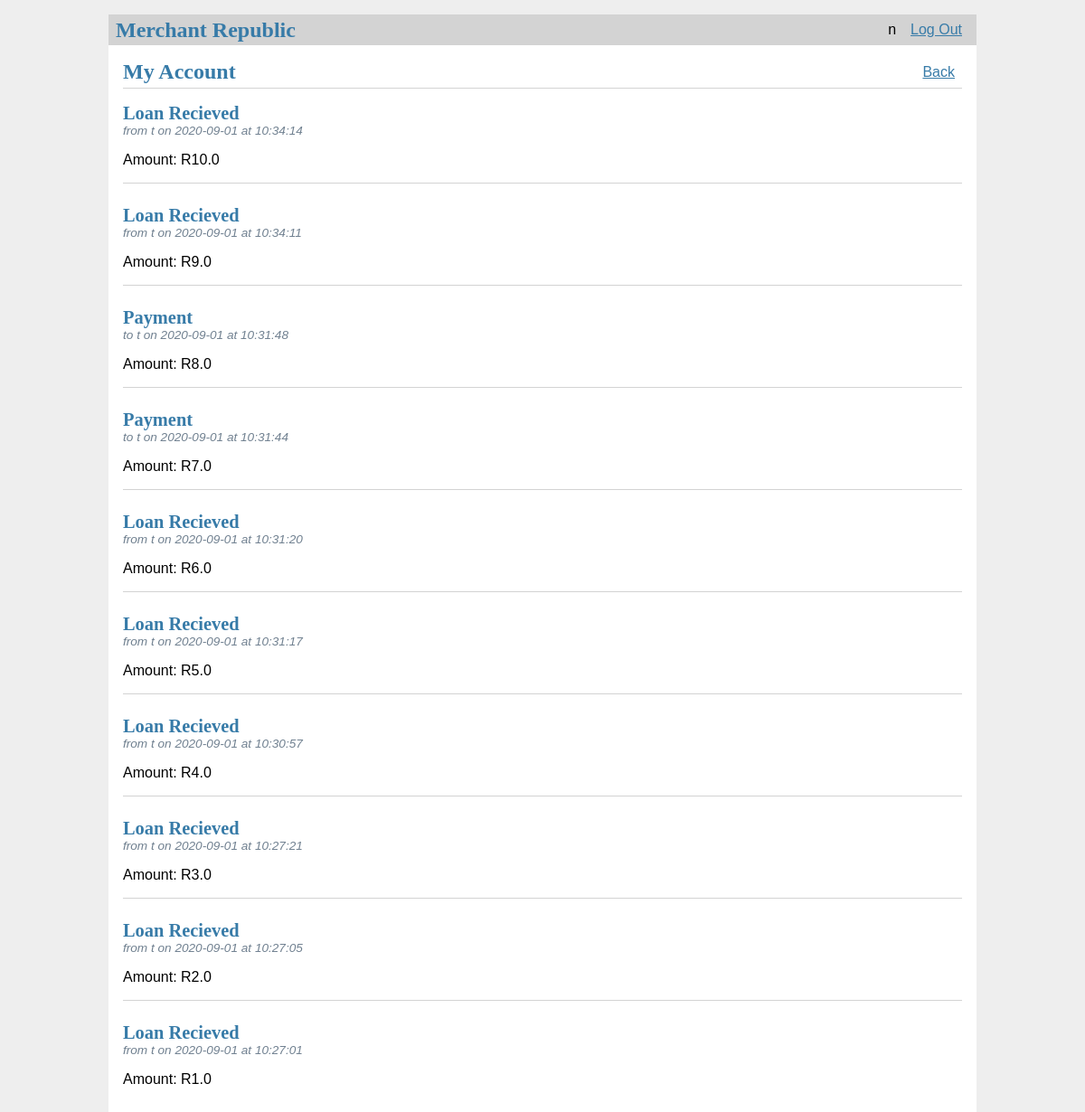
Screenshot of /info/mypages (signed in) with the database file from the repository.
### tables this page shows
CREATE TABLE user (
  id INTEGER PRIMARY KEY AUTOINCREMENT,
  username TEXT UNIQUE NOT NULL,
  password TEXT NOT NULL
);

CREATE TABLE single_transaction (
  id INTEGER PRIMARY KEY AUTOINCREMENT,
  loan_giver_id INTEGER NOT NULL,
  loan_reciever_username TEXT NOT NULL,
  request_post_id INTEGER NOT NULL,
  payment_time TIMESTAMP NOT NULL DEFAULT CURRENT_TIMESTAMP,
  loan_amount FLOAT NOT NULL,
  money_type TEXT NOT NULL,
  hashed_transac TEXT NOT NULL,
  FOREIGN KEY (loan_giver_id) REFERENCES user (id)
);

### flaskr/info.py (the view)
@bp.route('/mypages')
@login_required
def mypages():
    db = get_db()
    loans = db.execute(
        'SELECT s.id, loan_giver_id, loan_reciever_username, request_post_id, payment_time, username, loan_amount, money_type'
        ' FROM single_transaction s JOIN user u ON s.loan_giver_id = u.id'
        ' ORDER BY payment_time DESC'
    ).fetchall()
    loans_list = []
    for i in loans:
        if i['username'] == g.user['username']:
            loans_list.append(i)
        if i['loan_reciever_username'] == g.user['username']:
            loans_list.append(i)
    return render_template('blog/mypages.html', loans=loans_list)

### flaskr/auth.py (called while the page is built)
@bp.before_app_request
def load_logged_in_user():
    user_id = session.get('user_id')
    if user_id is None:
        g.user = None
    else:
        g.user = get_db().execute('SELECT * FROM user WHERE id = ?', (user_id,)).fetchone()

def login_required(view):
    @functools.wraps(view)
    def wrapped_view(**kwargs):
        if g.user is None:
            return redirect(url_for('auth.login'))
        return view(**kwargs)
    return wrapped_view

### flaskr/db.py (called while the page is built)
def get_db():
    if 'db' not in g:
        g.db = sqlite3.connect( current_app.config['DATABASE'],
                                detect_types=sqlite3.PARSE_DECLTYPES )
        g.db.row_factory = sqlite3.Row
    return g.db

### flaskr/templates/blog/mypages.html
{% extends 'base.html' %}
{% block header %}
  <h1>{% block title %}My Account{% endblock %}</h1>
  {% if g.user %}
  <a class="action" href="{{ url_for('blog.index') }}">Back</a>
  {% endif %}
{% endblock %}
{% block content %}
  {% for loan in loans %}
    <article class="post">
      <header>
        <div>
          {% if g.user['id'] == loan['loan_giver_id'] %}
          <h1>Payment</h1>
          <div class="about">to {{ loan['loan_reciever_username'] }} on {{ loan['payment_time'].strftime('%Y-%m-%d') }} at {{ loan['payment_time'].strftime('%H:%M:%S') }}</div>
          {% endif %}
          {% if g.user['id'] != loan['loan_giver_id'] %}
          <h1>Loan Recieved</h1>
          <div class="about">from {{ loan['username'] }} on {{ loan['payment_time'].strftime('%Y-%m-%d') }} at {{ loan['payment_time'].strftime('%H:%M:%S') }}</div>
          {% endif %}
        </div>
      </header>
      <p class="body">Amount: R{{ loan['loan_amount'] }}</p>
    </article>
    {% if not loop.last %}
      <hr>
    {% endif %}
  {% endfor %}
{% endblock %}

### flaskr/templates/base.html (shortened to what this page needs)
<!doctype html>
<link rel="stylesheet" href="{{ url_for('static', filename='style.css') }}">
<nav>
  <h1>Merchant Republic</h1>
  <ul>
    {% if g.user %}
      <li><span>{{ g.user['username'] }}</span>
      <li><a href="{{ url_for('auth.logout') }}">Log Out</a>
    {% else %}
      <li><a href="{{ url_for('auth.register') }}">Register</a>
      <li><a href="{{ url_for('auth.login') }}">Log In</a>
    {% endif %}
  </ul>
</nav>
<section class="content">
  <header>
    {% block header %}{% endblock %}
  </header>
  {% block content %}{% endblock %}
</section>

### flaskr/static/style.css (style rules this page uses)
h1 { font-family: serif; color: #377ba8; margin: 1rem 0; }
a { color: #377ba8; }
hr { border: none; border-top: 1px solid lightgray; }
nav { background: lightgray; display: flex; align-items: center; padding: 0 0.5rem; }
nav h1 { flex: auto; margin: 0; }
nav ul { display: flex; list-style: none; margin: 0; padding: 0; }
nav ul li a, nav ul li span, header .action { display: block; padding: 0.5rem; }
.content { padding: 0 1rem 1rem; }
.content > header { border-bottom: 1px solid lightgray; display: flex; align-items: flex-end; }
.content > header h1 { flex: auto; margin: 1rem 0 0.25rem 0; }
.post > header { display: flex; align-items: flex-end; font-size: 0.85em; }
.post > header > div:first-of-type { flex: auto; }
.post > header h1 { font-size: 1.5em; margin-bottom: 0; }
.post .about { color: slategray; font-style: italic; }
.post .body { white-space: pre-line; }
.content:last-child { margin-bottom: 0; }

### rows the page displays
user: user.username "n"
single_transaction: username "t", payment_time "2020-09-01", payment_time "10:34:14", loan_amount "10.0"
single_transaction: username "t", payment_time "2020-09-01", payment_time "10:34:11", loan_amount "9.0"
single_transaction: loan_reciever_username "t", payment_time "2020-09-01", payment_time "10:31:48", loan_amount "8.0"
single_transaction: loan_reciever_username "t", payment_time "2020-09-01", payment_time "10:31:44", loan_amount "7.0"
single_transaction: username "t", payment_time "2020-09-01", payment_time "10:31:20", loan_amount "6.0"
single_transaction: username "t", payment_time "2020-09-01", payment_time "10:31:17", loan_amount "5.0"
single_transaction: username "t", payment_time "2020-09-01", payment_time "10:30:57", loan_amount "4.0"
single_transaction: username "t", payment_time "2020-09-01", payment_time "10:27:21", loan_amount "3.0"
single_transaction: username "t", payment_time "2020-09-01", payment_time "10:27:05", loan_amount "2.0"
single_transaction: username "t", payment_time "2020-09-01", payment_time "10:27:01", loan_amount "1.0"
